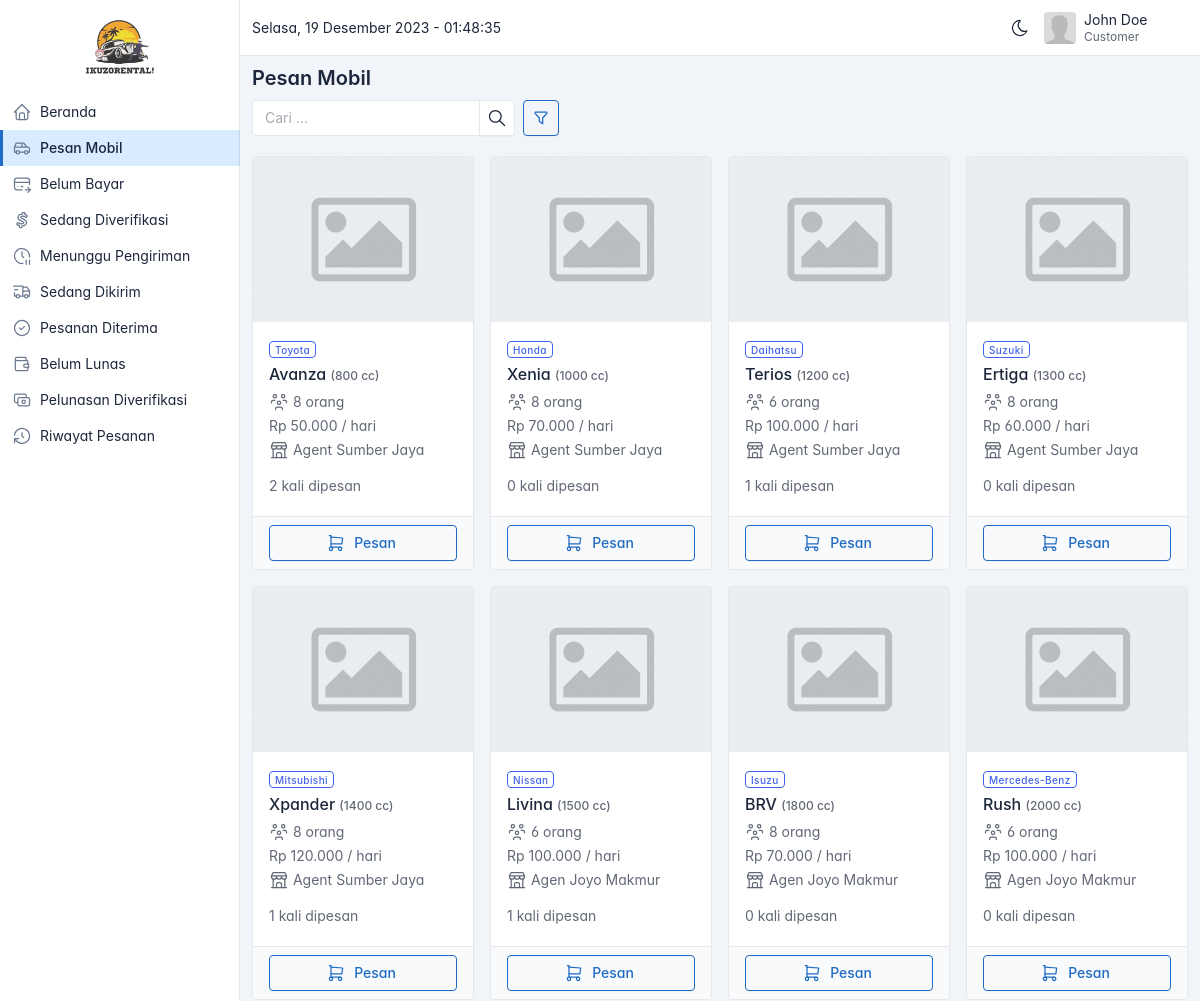
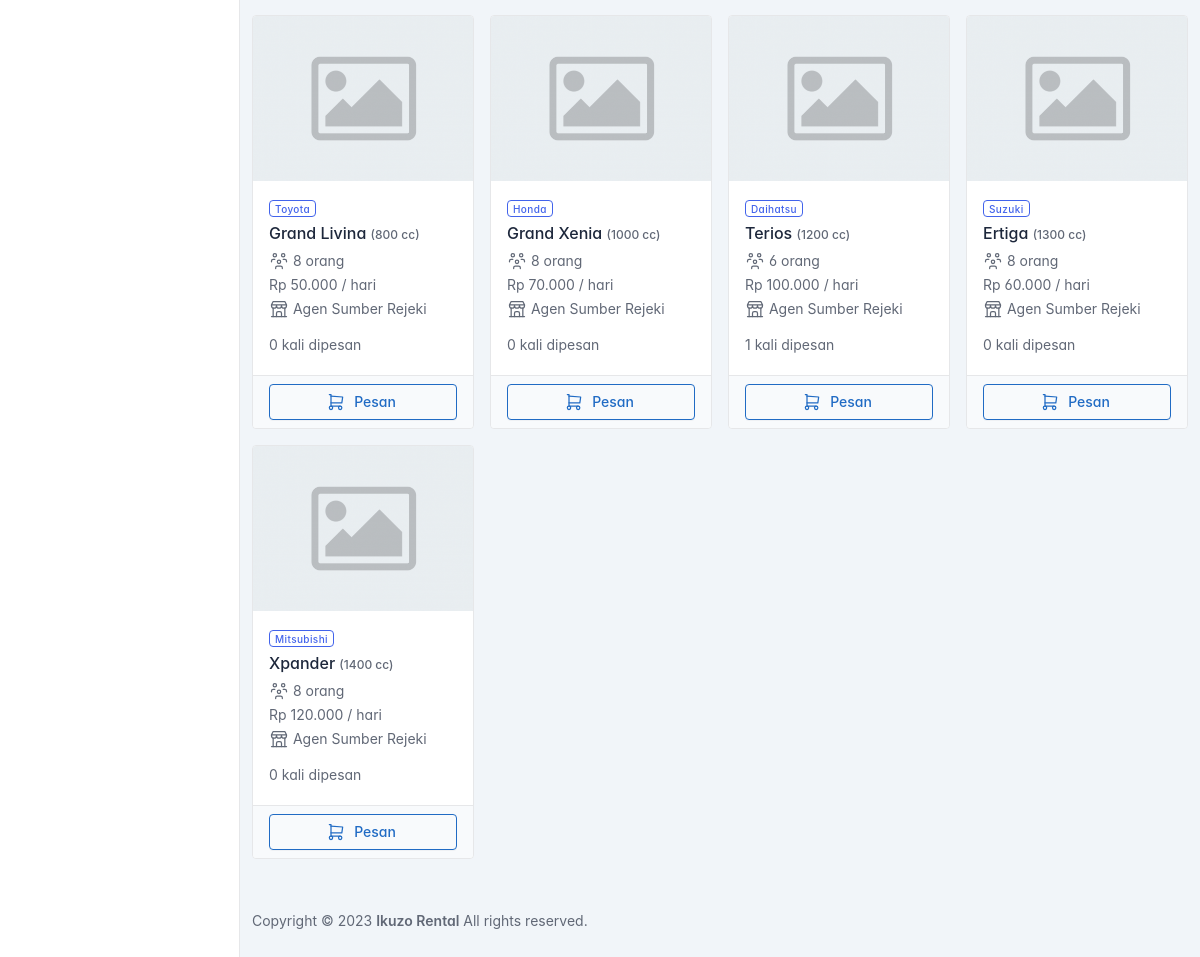
The app's page /customer/pesan-mobil.php (signed in) with its own data (2 pictures, top to bottom).
### tables this page shows
CREATE TABLE `mobil` (
  `id` bigint(20) UNSIGNED NOT NULL,
  `agen_id` bigint(20) UNSIGNED NOT NULL,
  `merk_id` bigint(20) UNSIGNED NOT NULL,
  `jenis_id` bigint(20) UNSIGNED NOT NULL,
  `transmisi_id` bigint(20) UNSIGNED NOT NULL,
  `warna_id` bigint(20) UNSIGNED NOT NULL,
  `cc_id` bigint(20) UNSIGNED NOT NULL,
  `tipe_id` bigint(20) UNSIGNED NOT NULL,
  `nama` varchar(255) NOT NULL,
  `plat_nomor` varchar(255) NOT NULL,
  `tahun` varchar(255) DEFAULT NULL,
  `harga` bigint(20) NOT NULL,
  `kapasitas` int(11) NOT NULL,
  `foto` varchar(255) DEFAULT NULL,
  `status` varchar(255) NOT NULL DEFAULT 'available'
);

CREATE TABLE `merk_mobil` (
  `id` bigint(20) UNSIGNED NOT NULL,
  `nama` varchar(255) NOT NULL
);

CREATE TABLE `cc` (
  `id` bigint(20) UNSIGNED NOT NULL,
  `nama` varchar(255) NOT NULL
);

CREATE TABLE `agen` (
  `id` bigint(20) UNSIGNED NOT NULL,
  `user_id` bigint(20) UNSIGNED NOT NULL,
  `nama` varchar(255) NOT NULL,
  `alamat` varchar(255) DEFAULT NULL,
  `telepon` varchar(255) DEFAULT NULL,
  `no_rekening` varchar(255) DEFAULT NULL,
  `bank` varchar(255) DEFAULT NULL,
  `atas_nama` varchar(255) DEFAULT NULL
);

### helper/helpers.php (called while the page is built, shortened)
<?php
function asset($path)
{
  $request_uri = $_SERVER['REQUEST_URI'];
  $array = explode('/', $request_uri);
  $app_url = $array[0] . '/' . $array[1];
  return $app_url . '/assets/' . $path;
}
function format_rupiah($angka)
{
  $hasil_rupiah = "Rp " . number_format($angka, 0, ',', '.');
  return $hasil_rupiah;
}

### customer/pesan-mobil.php (the view, shortened to what this page needs)
<?php
include('partials/header.php');
$query = "
  SELECT
    mobil.*,
    merk_mobil.nama AS merk,
    jenis_mobil.nama AS jenis,
    transmisi.nama AS transmisi,
    warna.nama AS warna,
    warna.kode AS kode_warna,
    cc.nama AS cc,
    agen.nama AS agen,
    IFNULL(COUNT(transaksi.id), 0) AS total_dipesan
  FROM mobil
  JOIN merk_mobil ON merk_mobil.id = mobil.merk_id
  JOIN jenis_mobil ON jenis_mobil.id = mobil.jenis_id
  JOIN transmisi ON transmisi.id = mobil.transmisi_id
  JOIN warna ON warna.id = mobil.warna_id
  JOIN cc ON cc.id = mobil.cc_id
  JOIN agen ON agen.id = mobil.agen_id
  LEFT JOIN transaksi ON transaksi.mobil_id = mobil.id
  WHERE status = 'available'
";
$query .= " GROUP BY mobil.id";
$result = $conn->query($query);
$cars = $result->fetch_all(MYSQLI_ASSOC);
?>
<div class="page-header d-print-none mt-2">
  <div class="container-xl">
    <div class="row g-2 align-items-center">
      <div class="col">
        <h3 class="page-title">
          Pesan Mobil
        </h3>
      </div>
    </div>
    <div class="row g-2 align-items-center">
      <div class="col col-sm-8 col-md-6 col-xl-4 mt-3 d-flex">
        <div class="input-group me-2">
          <input type="text" class="form-control" placeholder="Cari ..." id="inputSearch" value="<?= $_GET['q'] ?? '' ?>">
          <button class="btn btn-icon" type="button" id="btnSearch">
          </button>
        </div>
        <a href="#" class="btn btn-outline-primary btn-icon" data-bs-toggle="modal" data-bs-target="#modal-option">
        </a>
      </div>
    </div>
  </div>
</div>
<div class="page-body">
  <div class="container-xl">
    <div class="row row-deck row-cards" style="overflow-y: auto;">
      <?php foreach ($cars as $index => $car) : ?>
        <div class="col-sm-4 col-md-4 col-xl-3">
          <div class="card">
            <a data-fslightbox="gallery<?= $index ?>" href="<?= asset($car['foto'] != '' ? $car['foto'] : 'images/default.png') ?>">
              <div class="img-responsive card-img-top" style="background-image: url(<?= asset($car['foto'] != '' ? $car['foto'] : 'images/default.png') ?>)">
              </div>
            </a>
            <a class="text-reset text-decoration-none" href="detail-mobil.php?id=<?= $car['id'] ?>">
              <div class="card-body p-3 car-detail">
                <span class="badge badge-outline text-indigo fs-6"><?= $car['merk'] ?></span>
                <h3 class="m-0 mb-1 mt-1">
                  <?= $car['nama'] ?> <span class="text-muted fs-5">(<?= $car['cc'] ?> cc)</span>
                </h3>
                <div class="text-muted mb-1">
                  <?= $car['kapasitas'] ?> orang
                </div>
                <div class="text-muted mb-1">
                  <?= format_rupiah($car['harga']) ?> / hari
                </div>
                <div class="text-muted mb-3">
                  <?= $car['agen'] ?>
                </div>
                <div class="text-muted mb-1">
                  <?= $car['total_dipesan'] ?> kali dipesan
                </div>
              </div>
            </a>
            <div class="card-footer" style="padding: 0.5rem 1rem;">
              <a href="#" class="btn btn-outline-primary w-100" data-bs-toggle="modal"
                data-bs-target="#modal-order" data-id="<?= $car['id'] ?>">
                Pesan
              </a>
            </div>
          </div>
        </div>
      <?php endforeach ?>
    </div>
  </div>
</div>
<?php include('partials/footer.php') ?>

### customer/partials/header.php (style rules this page uses)
body { font-feature-settings: "cv03", "cv04", "cv11"; }

### records on screen
mobil: merk.nama "Toyota", nama "Avanza", cc.nama "800", kapasitas "8", harga "Rp 50.000", agen.nama "Agent Sumber Jaya", total_dipesan "2"
mobil: merk.nama "Honda", nama "Xenia", cc.nama "1000", kapasitas "8", harga "Rp 70.000", agen.nama "Agent Sumber Jaya", total_dipesan "0"
mobil: merk.nama "Daihatsu", nama "Terios", cc.nama "1200", kapasitas "6", harga "Rp 100.000", agen.nama "Agent Sumber Jaya", total_dipesan "1"
mobil: merk.nama "Suzuki", nama "Ertiga", cc.nama "1300", kapasitas "8", harga "Rp 60.000", agen.nama "Agent Sumber Jaya", total_dipesan "0"
mobil: merk.nama "Mitsubishi", nama "Xpander", cc.nama "1400", kapasitas "8", harga "Rp 120.000", agen.nama "Agent Sumber Jaya", total_dipesan "1"
mobil: merk.nama "Nissan", nama "Livina", cc.nama "1500", kapasitas "6", harga "Rp 100.000", agen.nama "Agen Joyo Makmur", total_dipesan "1"
mobil: merk.nama "Isuzu", nama "BRV", cc.nama "1800", kapasitas "8", harga "Rp 70.000", agen.nama "Agen Joyo Makmur", total_dipesan "0"
mobil: merk.nama "Mercedes-Benz", nama "Rush", cc.nama "2000", kapasitas "6", harga "Rp 100.000", agen.nama "Agen Joyo Makmur", total_dipesan "0"
mobil: merk.nama "Toyota", nama "Grand Livina", cc.nama "800", kapasitas "8", harga "Rp 50.000", agen.nama "Agen Sumber Rejeki", total_dipesan "0"
mobil: merk.nama "Honda", nama "Grand Xenia", cc.nama "1000", kapasitas "8", harga "Rp 70.000", agen.nama "Agen Sumber Rejeki", total_dipesan "0"
mobil: merk.nama "Daihatsu", nama "Terios", cc.nama "1200", kapasitas "6", harga "Rp 100.000", agen.nama "Agen Sumber Rejeki", total_dipesan "1"
mobil: merk.nama "Suzuki", nama "Ertiga", cc.nama "1300", kapasitas "8", harga "Rp 60.000", agen.nama "Agen Sumber Rejeki", total_dipesan "0"
mobil: merk.nama "Mitsubishi", nama "Xpander", cc.nama "1400", kapasitas "8", harga "Rp 120.000", agen.nama "Agen Sumber Rejeki", total_dipesan "0"

### other values on screen
mb_strimwidth($_SESSION['user']['nama'], 0, 24, '...') "John Doe"
$_SESSION['user']['role'] "Customer"
